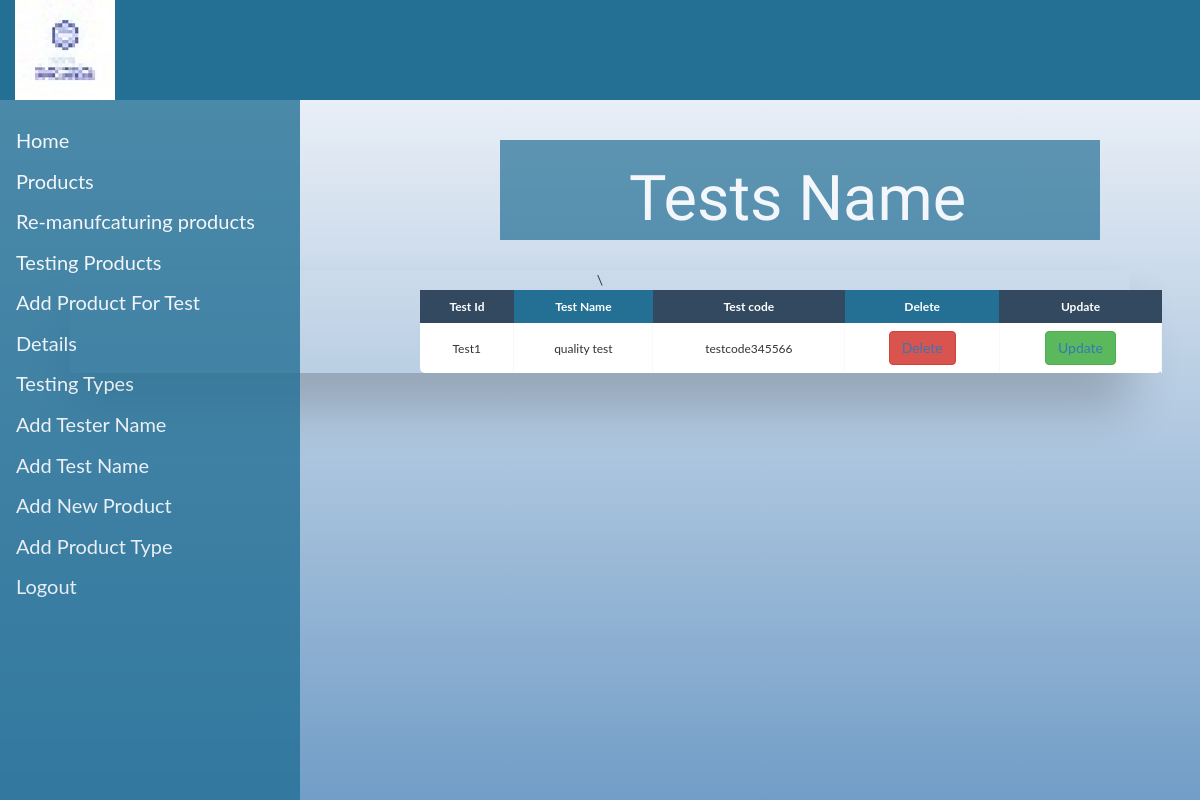
The page /test_name_details.php on the database its author committed.
### tables this page shows
CREATE TABLE `test_name_table` (
  `Test_Id` varchar(100) NOT NULL,
  `Test_name` varchar(100) NOT NULL,
  `Test_code` varchar(100) NOT NULL
);

### test_name_details.php (the view, shortened to what this page needs)
<!DOCTYPE html>
<html>
<head>
  <link rel="stylesheet" href="https://maxcdn.bootstrapcdn.com/bootstrap/3.4.1/css/bootstrap.min.css">
</head>
<body>
<div class="container-fluid" id="div3">
        <div class="row">
            <div class="col-sm-5">
                <img src="logo.jpeg" alt="logo">
            </div>
    </div>
</div>
<div class="sidenav">
  <a href="home.php">Home</a>
    <a href="#services">Products</a>
  <a href="#clients">Re-manufcaturing products</a>
  <a href="#contact">Testing Products</a>
              <a href="Add_Product_for_test.php">Add Product For Test</a>
<button class="dropdown-btn">Details<i class="fa fa-caret-down"></i>
  </button>
                <button class="dropdown-btn">Testing Types
  </button>
    <a href="Add_tester.php">Add Tester Name</a>
  <a href="Add_test_name.php">Add Test Name</a>
    <a href="Add_Product_page.php">Add New Product</a>
      <a href="Add_Product_type.php">Add Product Type</a>
  <a href="logout.php">Logout</a>
</div>
<center>
<div class="jumbotron">
<h1 style="font-family: 'Quantico', sans-serif; color: white;">Tests Name</h1>
</div>
    <div class="table-wrapper">
    <table class="fl-table">
        <thead>
        <tr>
            <th>Test Id</th>
            <th>Test Name</th>
         <th>Test code</th>
              <th>Delete</th>
            <th>Update</th>
            <?php
$conn = new mysqli("localhost","root","","lab_automation_new");
$sql_fetch = "SELECT * from test_name_table";
$result = $conn->query($sql_fetch);
while ($row=$result->fetch_array()) {
    $id = $row['Test_Id'];
    $name = $row['Test_name'];
    $code = $row['Test_code'];
            ?>
        </tr>
        </thead>
        <tbody>
        <tr>
            <td><?php echo $id ?></td>
            <td><?php  echo $name ?></td>
             <td><?php echo $code ?></td>
        <td><button class="btn btn-danger" name="btndel" type="submit" ><a href="test_name_delete.php?id=<?php echo $id ?>">Delete</a></button></td>
            <td><button class="btn btn-success" name="btnupd" type="submit" ><a href="test_name_update.php?id=<?php echo $id ?>">Update</a></button></td>
        </tr>
        <?php
}
        ?>
    </table>
</div>
      </center>
</body>
</html>

### test_name_details.php (style rules this page uses)
* { box-sizing: border-box; -webkit-box-sizing: border-box; -moz-box-sizing: border-box; }
body { font-family: Helvetica; -webkit-font-smoothing: antialiased; }
.table-wrapper { margin: 10px 70px 70px; box-shadow: 0px 35px 50px rgba( 0, 0, 0, 0.2 ); }
.fl-table { border-radius: 5px; font-size: 12px; font-weight: normal; border: none; border-collapse: collapse; width: 70%; max-width: 100%; white-space: nowrap; background-color: white; margin-left: 350px; }
.fl-table td, .fl-table th { text-align: center; padding: 8px; }
.fl-table td { border-right: 1px solid #f8f8f8; font-size: 12px; }
.fl-table thead th { color: #ffffff; background: #247095; }
.fl-table thead th:nth-child(odd) { color: #ffffff; background: #324960; }
.jumbotron { margin-left: 500px; background-color: #247095; opacity: 0.7; margin-top: 40px; width: 50%; margin-right: 100px; position: relative; height: 100px; }
h1 { margin-bottom: 400px; margin-left: -5px; top: 20; position: relative; margin-top: -24px; }
html,body { font-family: "Lato", sans-serif; background-size: cover; height: 100vh; background-repeat: no-repeat; background-image:linear-gradient(to bottom, rgba(245, 246, 252, 0.52), rgba(61, 121, 178, 0.73)),url(p1.jpg); background-position: center; background-position: center; background-attachment:fixed; background-repeat:no-repeat; background-size:cover; margin:0px; padding:0px; }
#div3 { background-color: #247095; height: 100px; width: 100%; position: relative; }
.sidenav { height: 90%; width: 300px; position: fixed; z-index: 1; top: 10; left: 0; opacity: 0.8; background-color:#247095; overflow-x: hidden; padding-top: 20px; }
.sidenav a, .dropdown-btn { padding: 6px 8px 6px 16px; text-decoration: none; font-size: 20px; color: #FBFCFC ; display: block; border: none; background: none; width: 100%; text-align: left; cursor: pointer; outline: none; }

### rows shown on the page
test_name_table: Test_Id "Test1", Test_name "quality test", Test_code "testcode345566"
